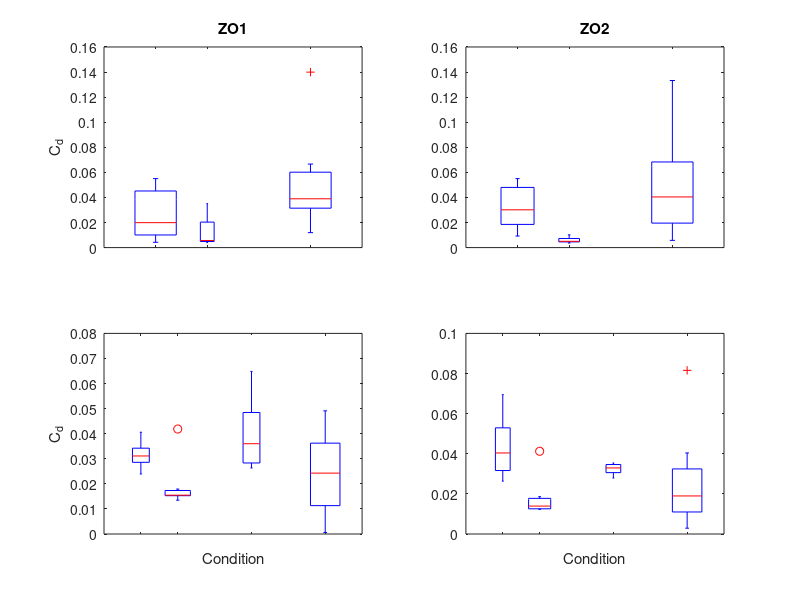

The MATLAB script that drew this image: (Note: this script raises an error after producing the figure.)
% Glide Data Look

% load data
% Individual: 1 = Hoku; 2 = Liko
% Condition: 0 = no tag; 1 = tag; 3 = tag + 2; 5 = tag + 4
% Data: [Cd ZO1, Cd ZO2, Cd Fluke, R2 ZO1, R2 ZO2, R2 Fluke, Cd ZO1 Noren, 
%       Cd ZO2 Noren]
load('GlideData')

% plot data

% Figure 1: boxplot of drag coefficients by condition
% Method 1
figure(1)
subplot(221)
boxplot(-data(individual == 1,1),condition(individual == 1))
ylabel('C_d'); title('ZO1')

subplot(222)
boxplot(-data(individual == 1,2),condition(individual == 1))
title('ZO2')

subplot(223)
boxplot(-data(individual == 2,1),condition(individual == 2))
xlabel('Condition'); ylabel('C_d')

subplot(224)
boxplot(-data(individual == 2,2),condition(individual == 2))
xlabel('Condition')

[ax4,h3]=suplabel('Method 1: Bilo & Nachtigal'  ,'t');

%% Method 2: moving average (Noren)
figure(3)
subplot(221)
boxplot(data(individual == 1,7),condition(individual == 1))
text(1,0,num2str(sum(~isnan(data(individual == 1 & condition == 0,7))))) 
text(2,0,num2str(sum(~isnan(data(individual == 1 & condition == 1,7)))))
text(3,0,num2str(sum(~isnan(data(individual == 1 & condition == 3,7)))))
ylabel('C_d'); title('ZO1')

subplot(222)
boxplot(data(individual == 1,8),condition(individual == 1))
text(1,0,num2str(sum(~isnan(data(individual == 1 & condition == 0,8))))) 
text(2,0,num2str(sum(~isnan(data(individual == 1 & condition == 1,8)))))
text(3,0,num2str(sum(~isnan(data(individual == 1 & condition == 3,8)))))
title('ZO2')

subplot(223)
boxplot(data(individual == 2,7),condition(individual == 2))
text(1,0,num2str(sum(~isnan(data(individual == 2 & condition == 0,7))))) 
text(2,0,num2str(sum(~isnan(data(individual == 2 & condition == 1,7)))))
text(3,0,num2str(sum(~isnan(data(individual == 2 & condition == 3,7)))))
text(4,0,num2str(sum(~isnan(data(individual == 2 & condition == 5,7)))))
ylim([-0.02 0.07])
xlabel('Condition'); ylabel('C_d')

subplot(224)
boxplot(data(individual == 2,8),condition(individual == 2))
text(1,0,num2str(sum(~isnan(data(individual == 2 & condition == 0,8))))) 
text(2,0,num2str(sum(~isnan(data(individual == 2 & condition == 1,8)))))
text(3,0,num2str(sum(~isnan(data(individual == 2 & condition == 3,8)))))
text(4,0,num2str(sum(~isnan(data(individual == 2 & condition == 5,8)))))
ylim([-0.02 0.07])
xlabel('Condition')

[ax4,h3]=suplabel('Method 2: 30s Moving Average'  ,'t');

%% Average both ZO points using methods 1 and 2
data(:,9) = nanmean(data(:,1:2)');
data(:,10) = nanmean(data(:,7:8)');


figure(4)


subplot(221)
boxplot(-data(individual == 1,9),condition(individual == 1))
text(1,-0.01,num2str(sum(~isnan(data(individual == 1 & condition == 0,9))))) 
text(2,-0.01,num2str(sum(~isnan(data(individual == 1 & condition == 1,9)))))
text(3,-0.01,num2str(sum(~isnan(data(individual == 1 & condition == 3,9)))))
ylim([-0.02 0.14])
title('Unfiltered'); ylabel('C_d')

subplot(223)
boxplot(-data(individual == 2,9),condition(individual == 2))
text(1,-0.01,num2str(sum(~isnan(data(individual == 2 & condition == 0,9))))) 
text(2,-0.01,num2str(sum(~isnan(data(individual == 2 & condition == 1,9)))))
text(3,-0.01,num2str(sum(~isnan(data(individual == 2 & condition == 3,9)))))
text(4,-0.01,num2str(sum(~isnan(data(individual == 2 & condition == 5,9)))))
ylim([-0.02 0.07])
xlabel('Condition'); ylabel('C_d')

subplot(222)
boxplot(data(individual == 1,10),condition(individual == 1))
text(1,-0.01,num2str(sum(~isnan(data(individual == 1 & condition == 0,10))))) 
text(2,-0.01,num2str(sum(~isnan(data(individual == 1 & condition == 1,10)))))
text(3,-0.01,num2str(sum(~isnan(data(individual == 1 & condition == 3,10)))))
ylim([-0.02 0.14])
title('30s MAV')

subplot(224)
boxplot(data(individual == 2,10),condition(individual == 2))
text(1,-0.01,num2str(sum(~isnan(data(individual == 2 & condition == 0,10))))) 
text(2,-0.01,num2str(sum(~isnan(data(individual == 2 & condition == 1,10)))))
text(3,-0.01,num2str(sum(~isnan(data(individual == 2 & condition == 3,10)))))
text(4,-0.01,num2str(sum(~isnan(data(individual == 2 & condition == 5,10)))))
ylim([-0.02 0.07])
xlabel('Condition')

[ax4,h3]=suplabel('Average of ZO1 and ZO2'  ,'t');
